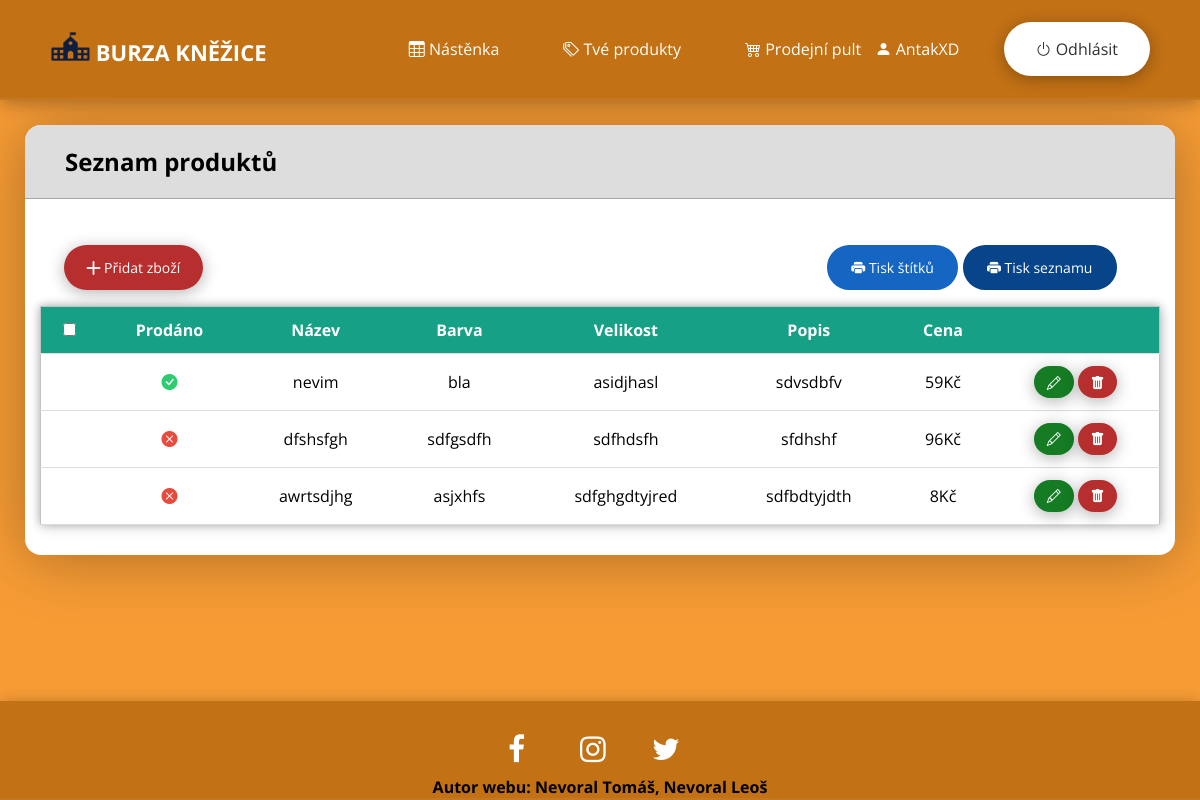
Screenshot of /product/Monika (signed in) with the database file from the repository.
### web/models.py (models this page shows)
class User(db.Model, UserMixin):
    id = db.Column(db.Integer, primary_key=True)
    email = db.Column(db.String(150), unique=True)
    username = db.Column(db.String(150), unique=True)
    password = db.Column(db.String(150))
    tel_number = db.Column(db.String(150))
    town = db.Column(db.String(150))
    street = db.Column(db.String(150))
    psc = db.Column(db.String(150))
    status = db.Column(db.String(150))
    token = db.Column(db.String(150))
    date_created = db.Column(db.DateTime(timezone=True), default=func.now())
    posts = db.relationship('Post', backref='user', passive_deletes=True)

class Post(db.Model):
    id = db.Column(db.Integer, primary_key=True)
    bring = db.Column(db.Boolean, nullable=False)
    date_created = db.Column(db.DateTime(timezone=True), default=func.now())
    label = db.Column(db.Text, nullable=False)
    name = db.Column(db.String(150))
    color = db.Column(db.String(150))
    size = db.Column(db.String(150))
    price = db.Column(db.String(150))
    status = db.Column(db.Boolean, nullable=False)
    author = db.Column(db.Integer, db.ForeignKey(
        'user.id', ondelete="CASCADE"), nullable=False)

### web/views.py (the view)
@views.route("/product/<username>")
@login_required
def posts(username, posts = []):
    user = User.query.filter_by(username=username).first()
    if not user:
        flash('Nebyl nalezen uživatel pod tímto jménem.', category='error')
        return redirect(url_for('views.home'))
    if posts == []:
        posts = user.posts
    return render_template("product_page.html", user=current_user, posts=posts, username=username)

### web/__init__.py (called while the page is built)
def create_app():
    app =  Flask(__name__)
    toastr = Toastr(app)
    app.config['SECRET_KEY'] = 'idontcare'
    app.config['SQLALCHEMY_DATABASE_URI'] = f'sqlite:///{DB_NAME}'
    app.config['SQLALCHEMY_TRACK_MODIFICATIONS'] = True
    db.init_app(app)
    from .views import views
    app.register_blueprint(views, url_prefix="/")
    from .auth import auth
    app.register_blueprint(auth, url_prefix="/")
    from .models import User, Post
    create_database(app)
    login_manager = LoginManager()
    login_manager.login_view = "auth.login"
    login_manager.init_app(app)
    @login_manager.user_loader
    def load_user(id):
        return User.query.get(int(id))
    return app

### web/flash_toastr/__init__.py (called while the page is built)
    @staticmethod
    def include_toastr_js(version=None, js_filename=None):
        if version is None:
            version = current_app.config.get('TOASTR_VERSION')
        if js_filename is None:
            js_filename = current_app.config.get('TOASTR_JS_FILENAME')
        js = '<script src="//cdnjs.cloudflare.com/ajax/libs/' \
             'toastr.js/{0}/{1}"></script>\n'.format(version, js_filename)
        return Markup(js)

    @staticmethod
    def include_toastr_css(version=None, css_filename=None):
        if version is None:
            version = current_app.config.get('TOASTR_VERSION')
        if css_filename is None:
            css_filename = current_app.config.get('TOASTR_CSS_FILENAME')
        css = '<link href="//cdnjs.cloudflare.com/ajax/libs/' \
              'toastr.js/{0}/{1}" rel="stylesheet" />\n'.format(
                version,
                css_filename
                )
        if current_app.config.get('TOASTR_OPACITY'):
            return Markup(css)
        else:
            return Markup('''
<style type = text/css>
  #toast-container>div {
    opacity: 1 !important;
  }
</style> {0}'''.format(css))

    @staticmethod
    def include_jquery(version=None):
        if version is None:
            version = current_app.config.get('TOASTR_JQUERY_VERSION')
        js = ('<script src="//code.jquery.com/' +
              'jquery-{0}.min.js"></script>'.format(version))
        return Markup(js)

    @staticmethod
    def context_processor():
        return {'toastr': current_app.extensions['toastr']}

### web/templates/product_page.html (shortened to what this page needs)
{% extends "base.html" %}
{% block content %}
<div class="container-product">
	<div class="header-table">
		<h2>Seznam produktů</h2>
	</div>
    <form method="POST" class="form-table" action="{{ url_for('views.print_user_table', username=username) }}">
        <div class="pdf-button">
            <a href="{{ url_for('views.create_product', username=username) }}" id="add-prod">
                <i class="bi bi-plus-lg"></i> Přidat zboží
            </a>
            <button class="btn btn-default"
                value='stitek'
                name='action'
                type="submit"
                id = "Print_labels">
                <i class="bi bi-printer-fill"></i> Tisk štítků
            </button>
            <button class="btn btn-default"
                value='tabulka'
                name='action'
                type="submit"
                id = "Print_list">
                <i class="bi bi-printer-fill"></i> Tisk seznamu
            </button>
        </div>
        <div class="container-table">
            <table id='table'>
                <tr id="head">
                    <th>
                        <input name="select_all" type="checkbox" onchange="selectAll()">
                    </th>
                    <th>Prodáno</th>
                    <th>Název</th>
                    <th>Barva</th>
                    <th>Velikost</th>
                    <th>Popis</th>
                    <th>Cena</th>
                    <th></th>
                </tr>
                {% for post in posts %}
                    <tr onclick="markOnClick(this)" class="table-row" id="{{ post.id }}">
                        <td>
                        </td>
                        <td>
                            {% if post.status %}
                            <i class="bi bi-check-circle-fill"></i>
                            {% else %}
                            <i class="bi bi-x-circle-fill"></i>
                            {% endif %}
                        </td>
                        <td>{{ post.name }}</td>
                        <td>{{ post.color }}</td>
                        <td>{{ post.size }}</td>
                        <td>{{ post.label }}</td>
                        <td>{{ post.price }}Kč</td>
                        <td>
                            <a href="/create_product/{{post.id}}" id="table-button-update">
                                <i class="bi bi-pencil"></i>
                            </a>
                            <a href="/delete_product/{{post.id}}" id="table-button-del">
                                <i class="bi bi-trash-fill"></i>
                            </a>
                        </td>
                    </tr>
                {% endfor %}
            </table>
        </div>
    </form>
</div>
{% endblock %}

### web/templates/base.html (shortened to what this page needs)
<!doctype html>
<html lang="cz">
    <link rel="stylesheet"
      href="https://cdn.jsdelivr.net/npm/bootstrap-icons@1.5.0/font/bootstrap-icons.css">
    <link rel = "stylesheet"
      href = "{{ url_for('static', filename='CSS/style.css') }}">
    <link rel="stylesheet"
      href="https://cdnjs.cloudflare.com/ajax/libs/font-awesome/4.7.0/css/font-awesome.min.css">
    {{ toastr.include_toastr_css() }}
  </head>
  <body>
    <header>
      <div class="container_navbar">
        <nav class="nav">
          <a href="{{ url_for('views.home') }}" class="logo">
            <img src="{{ url_for('static', filename='source/logo2.png') }}"
              alt=""
              width="40"
              height="30"
              class="d-inline-block align-text-middle">
              BURZA KNĚŽICE
          </a>
          <ul class="nav-list">
            <li>
              <a href="{{ url_for('views.home') }}" class="nav-link">
                <i class="bi bi-table"></i> Nástěnka
              </a>
            </li>
            {% if user.is_authenticated %}
              <li>
                <a href="{{ url_for('views.posts', username=user.username) }}" class="nav-link">
                  <i class="bi bi-tags"></i> Tvé produkty
                </a>
              </li>
              {% if user.status != 'user' %}
                <li>
                  <a href="{{ url_for('views.admin') }}" class="nav-link">
                    {% if user.status == 'admin' %}
                      <i class="bi bi-trophy-fill"></i> Admin pult
                    {% else %}
                      <i class="bi bi-cart4"></i> Prodejní pult
                    {% endif %}
                  </a>
                </li>
              {% endif %}
            {% endif %}
          </ul>
          <ul class="log-list">
            {% if user.is_authenticated %}
              <li>
                <a href="{{ url_for('views.profile', username=user.username) }}" class="nav-link">
                  <i class="bi bi-person-fill"></i> {{user.username}}
                </a>
              </li>
              <li>
                <a href="{{ url_for('auth.logout') }}" id="nav-cta">
                  <i class="bi bi-power"></i> Odhlásit
                </a>
              </li>
            {% endif %}
          </ul>
        </nav>
      </div>
    </header>
    <div class="container-content">
      {% block content %}{% endblock %}
    </div>
    <footer>
      <div class="container-footer">
        <div class="container-img">
        </div>
        <div class="container-social">
          <ul class="socials">
            <li>
              <a href="#" class="fa fa-facebook"></a>
            </li>
            <li>
              <a href="#" class="fa fa-instagram"></a>
            </li>
            <li>
              <a href="#" class="fa fa-twitter"></a>
            </li>
          </ul>
        </div>
        <div>
          <h4>Autor webu: Nevoral Tomáš, Nevoral Leoš</h4>
        </div>
      </div>
    </footer>
  </body>
</html>

### rows the page displays
User: username "AntakXD"
Post: status True (drawn), name "nevim", color "bla", size "asidjhasl", label "sdvsdbfv", price "59"
Post: status False (drawn), name "dfshsfgh", color "sdfgsdfh", size "sdfhdsfh", label "sfdhshf", price "96"
Post: status False (drawn), name "awrtsdjhg", color "asjxhfs", size "sdfghgdtyjred", label "sdfbdtyjdth", price "8"
